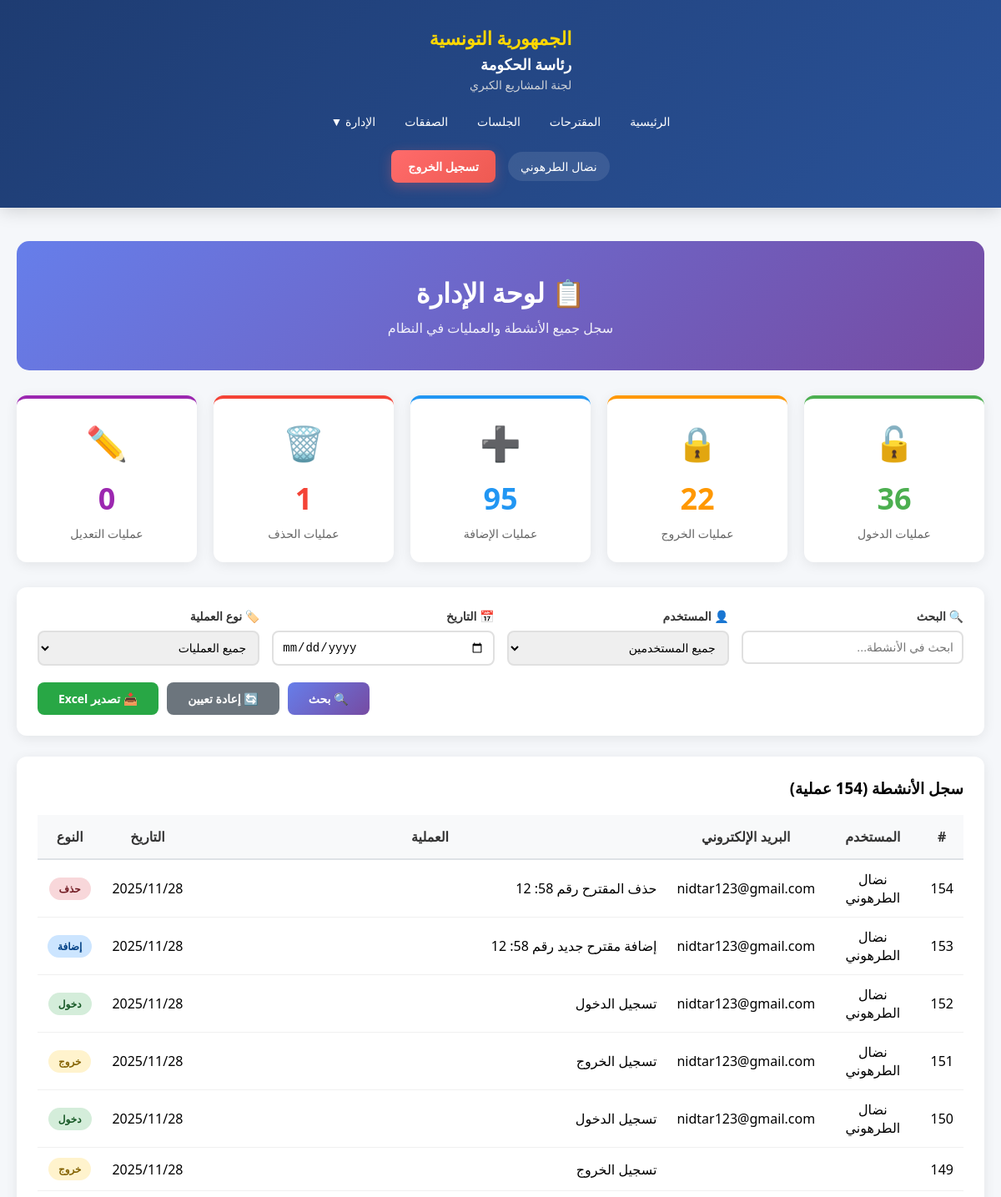
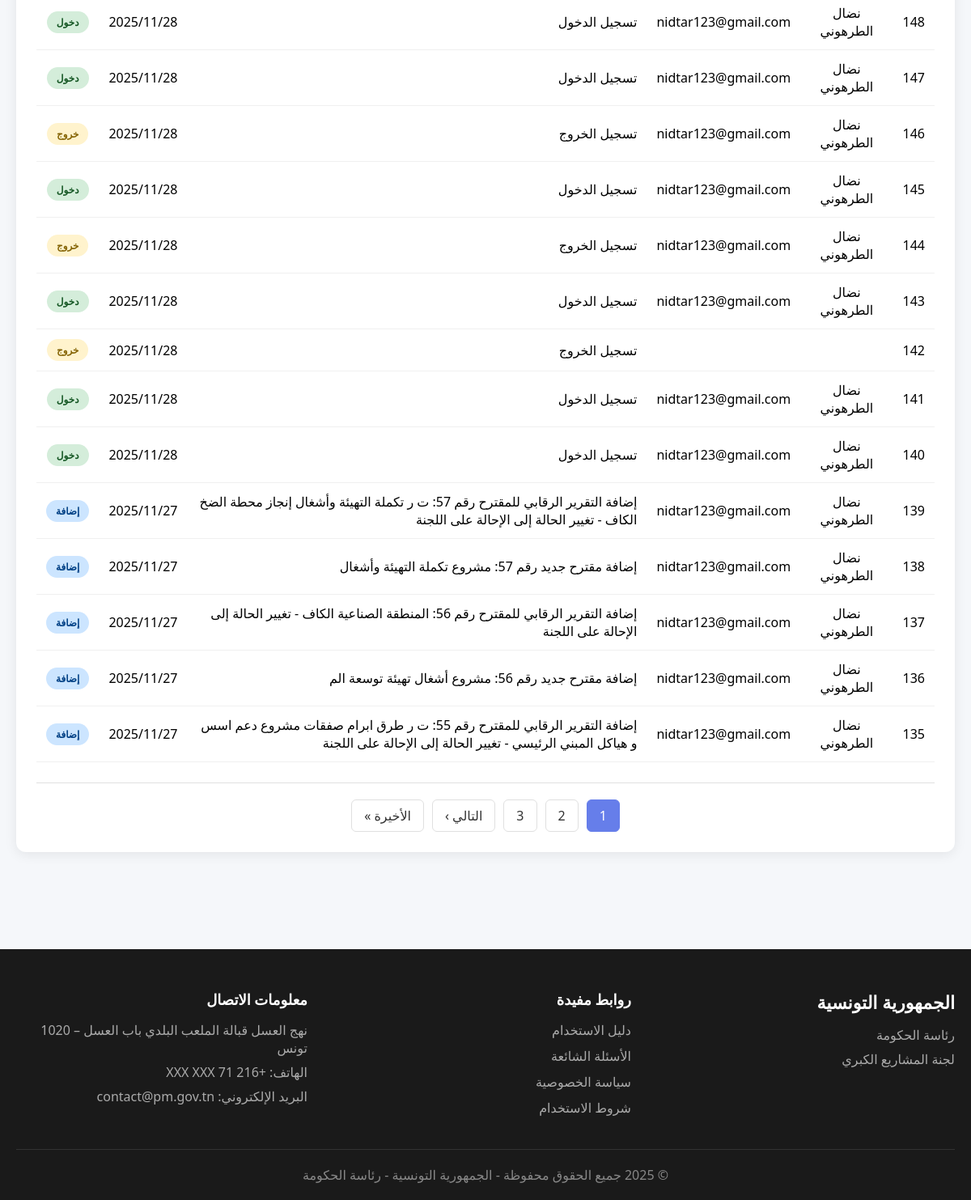
Page /Views/administration.php (signed in) on the committed database (2 pictures, top to bottom).
### tables this page shows
CREATE TABLE `journal` (
  `idJournal` int(11) NOT NULL,
  `idUser` int(11) NOT NULL,
  `action` varchar(400) NOT NULL,
  `date` date NOT NULL
);

CREATE TABLE `user` (
  `idUser` int(11) NOT NULL,
  `nomUser` varchar(200) NOT NULL,
  `emailUser` varchar(300) NOT NULL,
  `typeCpt` int(1) NOT NULL,
  `login` varchar(20) NOT NULL,
  `pw` varchar(255) NOT NULL
);

### Views/administration.php (the view, shortened to what this page needs)
<?php
$database = new Database();
$db = $database->getConnection();
$filterUser = isset($_GET['user']) ? Security::sanitizeInput($_GET['user']) : '';
$filterAction = isset($_GET['action_type']) ? Security::sanitizeInput($_GET['action_type']) : '';
$filterDate = isset($_GET['date']) ? Security::sanitizeInput($_GET['date']) : '';
$search = isset($_GET['search']) ? Security::sanitizeInput($_GET['search']) : '';
$page = isset($_GET['page']) ? intval($_GET['page']) : 1;
$perPage = 20;
$offset = ($page - 1) * $perPage;
$sql = "SELECT j.*, u.nomUser, u.emailUser
        FROM journal j
        LEFT JOIN user u ON j.idUser = u.idUser
        WHERE 1=1";
$countSql = "SELECT COUNT(*) as total FROM ({$sql}) as subquery";
$countStmt = $db->prepare($countSql);
$countStmt->execute();
$totalRecords = $countStmt->fetch(PDO::FETCH_ASSOC)['total'];
$totalPages = ceil($totalRecords / $perPage);
$sql .= " ORDER BY j.idJournal DESC LIMIT :limit OFFSET :offset";
$stmt = $db->prepare($sql);
$stmt->bindValue(':limit', $perPage, PDO::PARAM_INT);
$stmt->bindValue(':offset', $offset, PDO::PARAM_INT);
$stmt->execute();
$logs = $stmt->fetchAll(PDO::FETCH_ASSOC);
$statsLogin = $db->query("SELECT COUNT(*) as total FROM journal WHERE action LIKE '%تسجيل الدخول%'")->fetch()['total'];
$statsLogout = $db->query("SELECT COUNT(*) as total FROM journal WHERE action LIKE '%تسجيل الخروج%'")->fetch()['total'];
$statsAjout = $db->query("SELECT COUNT(*) as total FROM journal WHERE action LIKE '%إضافة%'")->fetch()['total'];
$statsSupp = $db->query("SELECT COUNT(*) as total FROM journal WHERE action LIKE '%حذف%'")->fetch()['total'];
$statsModif = $db->query("SELECT COUNT(*) as total FROM journal WHERE action LIKE '%تعديل%'")->fetch()['total'];
?>
<!DOCTYPE html>
<html lang="ar" dir="rtl">
<head>
    <link rel="stylesheet" href="../assets/css/style.css">
</head>
<body>
    <?php include 'includes/header.php'; ?>
    <section class="content-section" style="padding: 40px 0;">
        <div class="container">
            <div class="admin-header">
                <h2>📋 لوحة الإدارة</h2>
                <p>سجل جميع الأنشطة والعمليات في النظام</p>
            </div>
            <div class="stats-cards">
                <div class="stat-card-admin login">
                    <div class="icon">🔓</div>
                    <div class="number"><?php echo $statsLogin; ?></div>
                    <div class="label">عمليات الدخول</div>
                </div>
                <div class="stat-card-admin logout">
                    <div class="icon">🔒</div>
                    <div class="number"><?php echo $statsLogout; ?></div>
                    <div class="label">عمليات الخروج</div>
                </div>
                <div class="stat-card-admin add">
                    <div class="icon">➕</div>
                    <div class="number"><?php echo $statsAjout; ?></div>
                    <div class="label">عمليات الإضافة</div>
                </div>
                <div class="stat-card-admin delete">
                    <div class="icon">🗑️</div>
                    <div class="number"><?php echo $statsSupp; ?></div>
                    <div class="label">عمليات الحذف</div>
                </div>
                <div class="stat-card-admin edit">
                    <div class="icon">✏️</div>
                    <div class="number"><?php echo $statsModif; ?></div>
                    <div class="label">عمليات التعديل</div>
                </div>
            </div>
            <div class="filters-panel">
                <form method="GET" action="">
                    <div class="filters-grid">
                        <div class="filter-group">
                            <label>🔍 البحث</label>
                            <input type="text" name="search" placeholder="ابحث في الأنشطة..."
                                   value="<?php echo htmlspecialchars($search); ?>">
                        </div>
                        <div class="filter-group">
                            <label>👤 المستخدم</label>
                            <select name="user">
                                <option value="">جميع المستخدمين</option>
                            </select>
                        </div>
                        <div class="filter-group">
                            <label>📅 التاريخ</label>
                            <input type="date" name="date" value="<?php echo htmlspecialchars($filterDate); ?>">
                        </div>
                        <div class="filter-group">
                            <label>🏷️ نوع العملية</label>
                            <select name="action_type">
                                <option value="">جميع العمليات</option>
                            </select>
                        </div>
                    </div>
                    <div class="filter-actions">
                        <button type="submit" class="btn btn-primary">🔍 بحث</button>
                        <a href="administration.php" class="btn btn-secondary">🔄 إعادة تعيين</a>
                        <a href="export_logs.php" class="btn btn-export">📥 تصدير Excel</a>
                    </div>
                </form>
            </div>
            <div class="logs-table">
                <h3 style="margin-bottom: 20px;">سجل الأنشطة (<?php echo $totalRecords; ?> عملية)</h3>
                <?php if (count($logs) > 0): ?>
                    <table>
                        <thead>
                            <tr>
                                <th>#</th>
                                <th>المستخدم</th>
                                <th>البريد الإلكتروني</th>
                                <th>العملية</th>
                                <th>التاريخ</th>
                                <th>النوع</th>
                            </tr>
                        </thead>
                        <tbody>
                            <?php foreach ($logs as $log): ?>
                                <tr>
                                    <td><?php echo $log['idJournal']; ?></td>
                                    <td><?php echo htmlspecialchars($log['nomUser']); ?></td>
                                    <td><?php echo htmlspecialchars($log['emailUser']); ?></td>
                                    <td style="text-align: right;">
                                        <?php echo htmlspecialchars($log['action']); ?>
                                    </td>
                                    <td><?php echo date('Y/m/d', strtotime($log['date'])); ?></td>
                                    <td>
                                        <?php
                                        $badgeClass = 'action-login';
                                        $badgeText = 'عملية';
                                        if (strpos($log['action'], 'تسجيل الدخول') !== false) {
                                            $badgeClass = 'action-login';
                                            $badgeText = 'دخول';
                                        } elseif (strpos($log['action'], 'تسجيل الخروج') !== false) {
                                            $badgeClass = 'action-logout';
                                            $badgeText = 'خروج';
                                        } elseif (strpos($log['action'], 'إضافة') !== false) {
                                            $badgeClass = 'action-add';
                                            $badgeText = 'إضافة';
                                        } elseif (strpos($log['action'], 'حذف') !== false) {
                                            $badgeClass = 'action-delete';
                                            $badgeText = 'حذف';
                                        } elseif (strpos($log['action'], 'تعديل') !== false) {
                                            $badgeClass = 'action-edit';
                                            $badgeText = 'تعديل';
                                        }
                                        ?>
                                        <span class="action-badge <?php echo $badgeClass; ?>">
                                            <?php echo $badgeText; ?>
                                        </span>
                                    </td>
                                </tr>
                            <?php endforeach; ?>
                        </tbody>
                    </table>
                    <?php if ($totalPages > 1): ?>
                        <div class="pagination">
                            <?php
                            $start = max(1, $page - 2);
                            $end = min($totalPages, $page + 2);
                            for ($i = $start; $i <= $end; $i++):
                            ?>
                                <?php if ($i == $page): ?>
                                    <span class="active"><?php echo $i; ?></span>
                                <?php else: ?>
                                    <a href="?page=<?php echo $i; ?><?php echo !empty($search) ? '&search='.$search : '';
                                        echo !empty($filterUser) ? '&user='.$filterUser : '';
                                        echo !empty($filterDate) ? '&date='.$filterDate : '';
                                        echo !empty($filterAction) ? '&action_type='.$filterAction : ''; ?>">
                                        <?php echo $i; ?>
                                    </a>
                                <?php endif; ?>
                            <?php endfor; ?>
                            <?php if ($page < $totalPages): ?>
                                <a href="?page=<?php echo $page+1; ?><?php echo !empty($search) ? '&search='.$search : '';
                                    echo !empty($filterUser) ? '&user='.$filterUser : '';
                                    echo !empty($filterDate) ? '&date='.$filterDate : '';
                                    echo !empty($filterAction) ? '&action_type='.$filterAction : ''; ?>">
                                    التالي ›
                                </a>
                                <a href="?page=<?php echo $totalPages; ?><?php echo !empty($search) ? '&search='.$search : '';
                                    echo !empty($filterUser) ? '&user='.$filterUser : '';
                                    echo !empty($filterDate) ? '&date='.$filterDate : '';
                                    echo !empty($filterAction) ? '&action_type='.$filterAction : ''; ?>">
                                    الأخيرة »
                                </a>
                            <?php endif; ?>
                        </div>
                    <?php endif; ?>
                <?php else: ?>
                    <div class="no-data">
                        <p>📭 لا توجد سجلات لعرضها</p>
                    </div>
                <?php endif; ?>
            </div>
        </div>
    </section>
    <?php include 'includes/footer.php'; ?>
</body>
</html>

### assets/CSS/style.css (style rules this page uses)
* { margin: 0; padding: 0; box-sizing: border-box; }
body { font-family: 'Segoe UI', Tahoma, Geneva, Verdana, sans-serif; background: #f5f7fa; direction: rtl; }
.container { max-width: 1400px; margin: 0 auto; padding: 0 20px; }
.content-section { padding: 60px 0; }
table { width: 100%; border-collapse: collapse; }
th { background: #f8f9fa; padding: 15px; text-align: center; font-weight: 600; color: #333; border-bottom: 2px solid #dee2e6; }
td { padding: 15px; text-align: center; border-bottom: 1px solid #f0f0f0; }

### Views/administration.php (style rules this page uses)
.admin-header { background: linear-gradient(135deg, #667eea 0%, #764ba2 100%); color: white; padding: 40px; border-radius: 15px; margin-bottom: 30px; text-align: center; }
.admin-header h2 { font-size: 32px; margin-bottom: 10px; }
.admin-header p { font-size: 16px; opacity: 0.9; }
.stats-cards { display: grid; grid-template-columns: repeat(auto-fit, minmax(200px, 1fr)); gap: 20px; margin-bottom: 30px; }
.stat-card-admin { background: white; padding: 25px; border-radius: 12px; box-shadow: 0 3px 15px rgba(0,0,0,0.08); text-align: center; transition: transform 0.3s; }
.stat-card-admin .icon { font-size: 40px; margin-bottom: 15px; }
.stat-card-admin .number { font-size: 36px; font-weight: bold; margin-bottom: 8px; }
.stat-card-admin .label { color: #666; font-size: 14px; }
.stat-card-admin.login { border-top: 4px solid #4caf50; }
.stat-card-admin.login .icon { color: #4caf50; }
.stat-card-admin.login .number { color: #4caf50; }
.stat-card-admin.logout { border-top: 4px solid #ff9800; }
.stat-card-admin.logout .icon { color: #ff9800; }
.stat-card-admin.logout .number { color: #ff9800; }
.stat-card-admin.add { border-top: 4px solid #2196F3; }
.stat-card-admin.add .icon { color: #2196F3; }
.stat-card-admin.add .number { color: #2196F3; }
.stat-card-admin.delete { border-top: 4px solid #f44336; }
.stat-card-admin.delete .icon { color: #f44336; }
.stat-card-admin.delete .number { color: #f44336; }
.stat-card-admin.edit { border-top: 4px solid #9c27b0; }
.stat-card-admin.edit .icon { color: #9c27b0; }
.stat-card-admin.edit .number { color: #9c27b0; }
.filters-panel { background: white; padding: 25px; border-radius: 12px; box-shadow: 0 3px 15px rgba(0,0,0,0.08); margin-bottom: 25px; }
.filters-grid { display: grid; grid-template-columns: repeat(auto-fit, minmax(200px, 1fr)); gap: 15px; margin-bottom: 20px; }
.filter-group label { display: block; margin-bottom: 8px; font-weight: 600; color: #333; font-size: 14px; }
.filter-group input, .filter-group select { width: 100%; padding: 10px; border: 2px solid #e0e0e0; border-radius: 8px; font-size: 14px; }
.filter-actions { display: flex; gap: 10px; justify-content: flex-end; }
.btn { padding: 10px 25px; border: none; border-radius: 8px; font-size: 14px; font-weight: 600; cursor: pointer; transition: all 0.3s; text-decoration: none; display: inline-block; }
.btn-primary { background: linear-gradient(135deg, #667eea 0%, #764ba2 100%); color: white; }
.btn-secondary { background: #6c757d; color: white; }
.btn-export { background: #28a745; color: white; }
.logs-table { background: white; border-radius: 12px; padding: 25px; box-shadow: 0 3px 15px rgba(0,0,0,0.08); overflow-x: auto; }
table { width: 100%; border-collapse: collapse; }
thead { background: linear-gradient(135deg, #667eea 0%, #764ba2 100%); color: white; }
th { padding: 15px; text-align: center; font-weight: 600; }
td { padding: 12px; text-align: center; border-bottom: 1px solid #f0f0f0; }
.action-badge { padding: 5px 12px; border-radius: 15px; font-size: 12px; font-weight: 600; display: inline-block; }
.action-login { background: #d4edda; color: #155724; }
.action-logout { background: #fff3cd; color: #856404; }
.action-add { background: #cce5ff; color: #004085; }
.action-delete { background: #f8d7da; color: #721c24; }
.pagination { display: flex; justify-content: center; gap: 10px; margin-top: 25px; padding-top: 20px; border-top: 1px solid #e0e0e0; }
.pagination a, .pagination span { padding: 8px 15px; border: 1px solid #e0e0e0; border-radius: 6px; text-decoration: none; color: #333; transition: all 0.3s; }
.pagination .active { background: #667eea; color: white; border-color: #667eea; }

### Views/includes/header.php (style rules this page uses)
.container { max-width: 1400px; margin: 0 auto; padding: 0 20px; }

### rows in the picture
journal: idJournal "154", idUser.nomUser "نضال الطرهوني", idUser.emailUser "nidtar123@gmail.com", action "حذف المقترح رقم 58: 12", date "2025/11/28", action "حذف"
journal: idJournal "153", idUser.nomUser "نضال الطرهوني", idUser.emailUser "nidtar123@gmail.com", action "إضافة مقترح جديد رقم 58: 12", date "2025/11/28", action "إضافة"
journal: idJournal "152", idUser.nomUser "نضال الطرهوني", idUser.emailUser "nidtar123@gmail.com", action "تسجيل الدخول", date "2025/11/28", action "دخول"
journal: idJournal "151", idUser.nomUser "نضال الطرهوني", idUser.emailUser "nidtar123@gmail.com", action "تسجيل الخروج", date "2025/11/28", action "خروج"
journal: idJournal "150", idUser.nomUser "نضال الطرهوني", idUser.emailUser "nidtar123@gmail.com", action "تسجيل الدخول", date "2025/11/28", action "دخول"
journal: idJournal "149", action "تسجيل الخروج", date "2025/11/28", action "خروج"
journal: idJournal "148", idUser.nomUser "نضال الطرهوني", idUser.emailUser "nidtar123@gmail.com", action "تسجيل الدخول", date "2025/11/28", action "دخول"
journal: idJournal "147", idUser.nomUser "نضال الطرهوني", idUser.emailUser "nidtar123@gmail.com", action "تسجيل الدخول", date "2025/11/28", action "دخول"
journal: idJournal "146", idUser.nomUser "نضال الطرهوني", idUser.emailUser "nidtar123@gmail.com", action "تسجيل الخروج", date "2025/11/28", action "خروج"
journal: idJournal "145", idUser.nomUser "نضال الطرهوني", idUser.emailUser "nidtar123@gmail.com", action "تسجيل الدخول", date "2025/11/28", action "دخول"
journal: idJournal "144", idUser.nomUser "نضال الطرهوني", idUser.emailUser "nidtar123@gmail.com", action "تسجيل الخروج", date "2025/11/28", action "خروج"
journal: idJournal "143", idUser.nomUser "نضال الطرهوني", idUser.emailUser "nidtar123@gmail.com", action "تسجيل الدخول", date "2025/11/28", action "دخول"
journal: idJournal "142", action "تسجيل الخروج", date "2025/11/28", action "خروج"
journal: idJournal "141", idUser.nomUser "نضال الطرهوني", idUser.emailUser "nidtar123@gmail.com", action "تسجيل الدخول", date "2025/11/28", action "دخول"
journal: idJournal "140", idUser.nomUser "نضال الطرهوني", idUser.emailUser "nidtar123@gmail.com", action "تسجيل الدخول", date "2025/11/28", action "دخول"
journal: idJournal "139", idUser.nomUser "نضال الطرهوني", idUser.emailUser "nidtar123@gmail.com", action "إضافة التقرير الرقابي للمقترح رقم 57: ت ر تكملة التهيئة وأشغال إنجاز محطة الضخ الكاف - تغيير الحالة إلى الإحالة على اللجنة", date "2025/11/27", action "إضافة"
journal: idJournal "138", idUser.nomUser "نضال الطرهوني", idUser.emailUser "nidtar123@gmail.com", action "إضافة مقترح جديد رقم 57: مشروع تكملة التهيئة وأشغال", date "2025/11/27", action "إضافة"
journal: idJournal "137", idUser.nomUser "نضال الطرهوني", idUser.emailUser "nidtar123@gmail.com", action "إضافة التقرير الرقابي للمقترح رقم 56: المنطقة الصناعية الكاف - تغيير الحالة إلى الإحالة على اللجنة", date "2025/11/27", action "إضافة"
journal: idJournal "136", idUser.nomUser "نضال الطرهوني", idUser.emailUser "nidtar123@gmail.com", action "إضافة مقترح جديد رقم 56: مشروع أشغال تهيئة توسعة الم", date "2025/11/27", action "إضافة"
journal: idJournal "135", idUser.nomUser "نضال الطرهوني", idUser.emailUser "nidtar123@gmail.com", action "إضافة التقرير الرقابي للمقترح رقم 55: ت ر طرق ابرام صفقات مشروع دعم اسس و هياكل المبني الرئيسي - تغيير الحالة إلى الإحالة على اللجنة", date "2025/11/27", action "إضافة"

### other values in the picture
$_SESSION['user_name'] "نضال الطرهوني"
$statsLogin "36"
$statsLogout "22"
$statsAjout "95"
$statsSupp "1"
$statsModif "0"
